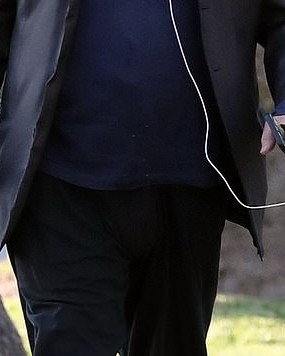
#> input picture echoes_plus_ep01/assets/pilot_photos/al_pacino_now.jpg, 285 x 356 px
$ python -i render_pilot.py   (imports and definitions only)
#> lines starting #> are read from the running program, lines starting #| are printed output that depends on the picture
#!/usr/bin/env python3
"""
render_pilot.py — Render video pilot (cold open + Hồi I) khớp timeline.json.

Usage:
  python render_pilot.py --smoke          # render 8 giây đầu để test tốc độ/ảnh
  python render_pilot.py                  # render toàn bộ pilot (silent), mux audio nếu có
Tạo: output/pilot_silent.mp4 (+ output/GoldenHour_Pilot.mp4 nếu có output/audio_master.wav)
"""
import json, math, os, subprocess, sys, time
import numpy as np
import imageio.v2 as imageio
from PIL import Image, ImageDraw, ImageFilter

HERE = os.path.dirname(os.path.abspath(__file__))
sys.path.insert(0, HERE)
import render_episode as R
from render_episode import (W, H, FPS, BG, CREAM, GOLD, GOLD_DIM, font,
                            compose_segment, compose_act_card, push, load_photo)

OUT = os.path.join(HERE, "output")
# [1 line not run here, left out]

# ---- performance caches (monkey-patch R's per-frame costs) ----
_vig_mask = None
_noise = None
def _vig_mask_once():
    global _vig_mask
    if _vig_mask is None:
        m = Image.new("L", (W, H), 0)
        d = ImageDraw.Draw(m)
        d.ellipse((-W * 0.25, -H * 0.35, W * 1.25, H * 1.35), fill=255)
        m = m.filter(ImageFilter.GaussianBlur(180)).point(lambda v: int(255 - (255 - v) * 0.32))
        _vig_mask = m
    return _vig_mask

def vignette_fast(img, strength=0.32):
    black = Image.new("RGB", (W, H), (0, 0, 0))
    return Image.composite(img, black, _vig_mask_once())

_noise_stack = None
# [8 lines left out: function grain_fast, not called in this run]

_grain_i = 0

# [9 lines left out: function grain_fast16, not called in this run]

def fast_compose_segment(star, index, t, photos):
    return compose_segment(star, index, t, photos)

# monkey-patch expensive per-frame helpers with cached/fast versions
R.vignette = vignette_fast
R.film_grain = grain_fast16

# ---- title / end visuals ----
# [98 lines left out: functions title_frame, end_frame, main, not called in this run]

# [2 lines not run here, left out]

>>> import cv2
>>> picture = cv2.imread('assets/pilot_photos/al_pacino_now.jpg', cv2.IMREAD_GRAYSCALE)
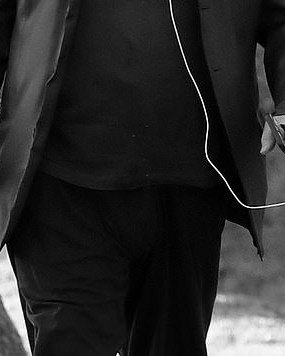
#> picture: shape (356, 285); min 0, max 255, mean 39.4
>>> result = vignette_fast(picture)
#> in vignette_fast, `black = Image.new("RGB", (W, H), (0, 0, 0))`: black: PIL image 1280x720 RGB; every value is 0
#> in _vig_mask_once, `m = Image.new("L", (W, H), 0)`: m: PIL image 1280x720 L; every value is 0
#> in _vig_mask_once, `m = m.filter(ImageFilter.GaussianBlur(180)).point(lambda v: int(255 - ..`: m: PIL image 1280x720 L; every value is 255
#> (the run stopped early here; a loop or call above may not have finished)

$ run again, on echoes_plus_ep01/assets/pilot_photos/angie_dickinson_then.jpg
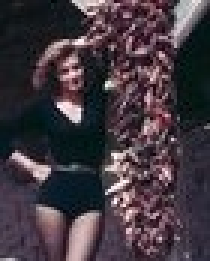
#> input picture echoes_plus_ep01/assets/pilot_photos/angie_dickinson_then.jpg, 70 x 87 px (shown 3 times larger)
#> `picture = cv2.imread('assets/pilot_photos/al_pacino_now.jpg', cv2.IMRE..`:
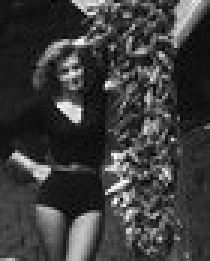
#> picture: shape (87, 70) (shown 3 times larger); min 0, max 255, mean 60.8
#> black: PIL image 1280x720 RGB; every value is 0

$ run again, on echoes_plus_ep01/assets/pilot_photos/barbara_eden_now.jpg
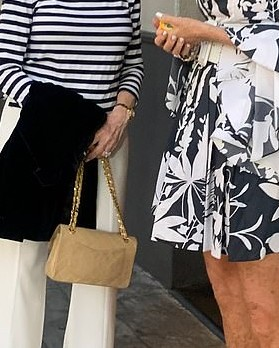
#> input picture echoes_plus_ep01/assets/pilot_photos/barbara_eden_now.jpg, 279 x 348 px
#> `picture = cv2.imread('assets/pilot_photos/al_pacino_now.jpg', cv2.IMRE..`:
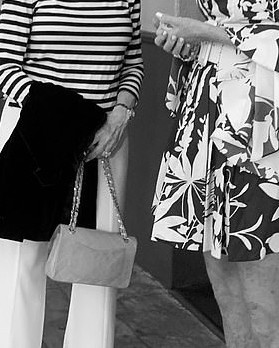
#> picture: shape (348, 279); min 0, max 255, mean 109.4
#> black: PIL image 1280x720 RGB; every value is 0
